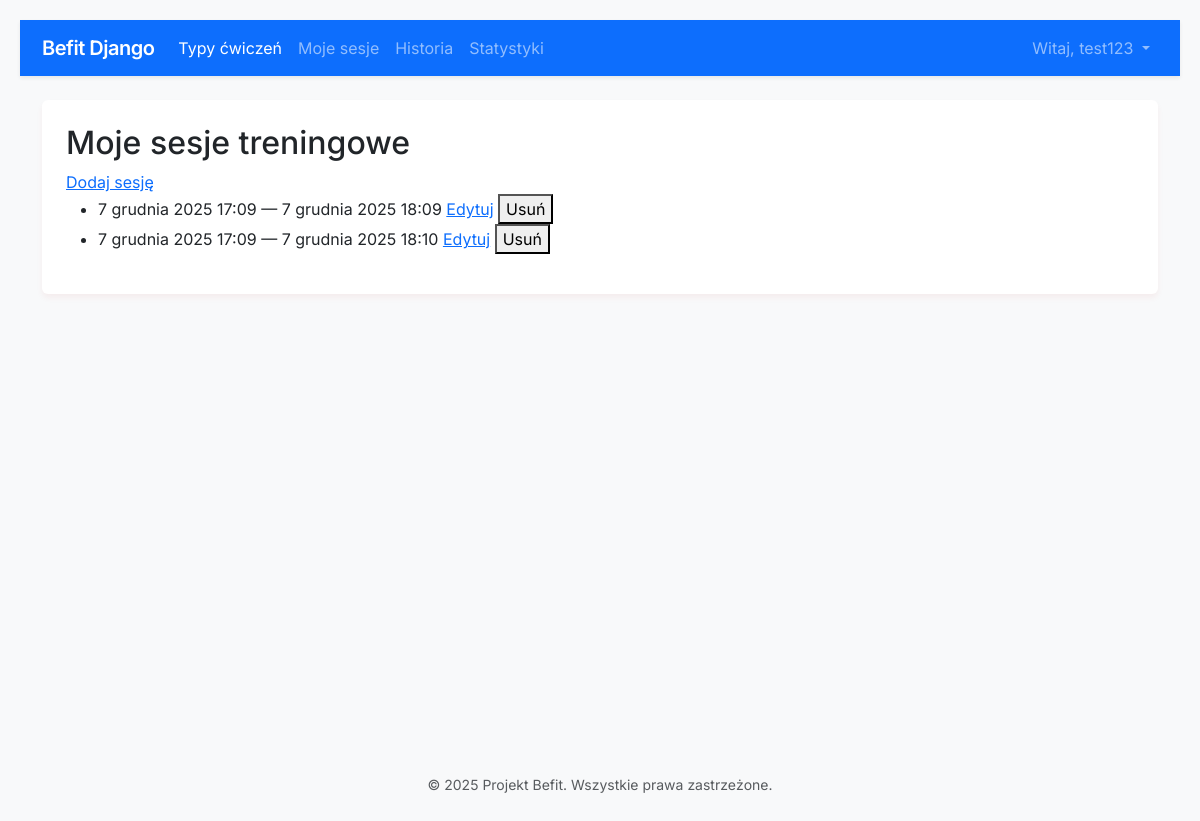
The app's page /sessions/ (signed in) with its own data.
### workout/models.py (models this page shows, shortened)
class TrainingSession(models.Model):
    user = models.ForeignKey(settings.AUTH_USER_MODEL, on_delete=models.CASCADE, related_name='sessions')
    start = models.DateTimeField('Data i czas rozpoczęcia')
    end = models.DateTimeField('Data i czas zakończenia')
    notes = models.TextField('Notatki', blank=True)

### workout/views.py (the view)
# urls.py: path('sessions/', views.TrainingSessionListView.as_view(), name='session-list'),
class TrainingSessionListView(LoginRequiredMixin, ListView):
    model = TrainingSession
    template_name = 'workout/session_list.html'
    context_object_name = 'sessions'
    def get_queryset(self):
        return TrainingSession.objects.filter(user=self.request.user).order_by('-start')

### templates/workout/session_list.html
{% extends 'base.html' %}
{% block content %}
<h2>Moje sesje treningowe</h2>
<a href="{% url 'session-add' %}">Dodaj sesję</a>
<ul>
  {% for s in sessions %}
    <li>{{ s.start }} — {{ s.end }} <a href="{% url 'session-edit' s.pk %}">Edytuj</a>
        <form method="post" action="{% url 'session-delete' s.pk %}" style="display:inline">{% csrf_token %}<button>Usuń</button></form>
    </li>
  {% empty %}<li>Brak sesji.</li>{% endfor %}
</ul>
{% endblock %}

### templates/base.html (shortened to what this page needs)
<!doctype html>
<html lang="pl">
<head>
  <link href="https://cdn.jsdelivr.net/npm/bootstrap@5.3.0/dist/css/bootstrap.min.css" rel="stylesheet">
  <link rel="stylesheet" href="/static/style.css">
</head>
<body>
  <nav class="navbar navbar-expand-lg navbar-dark bg-primary shadow-sm mb-4">
    <div class="container">
      <a class="navbar-brand" href="{% url 'exercise-types' %}">Befit Django</a>
      <div class="collapse navbar-collapse" id="navbarNav">
        <ul class="navbar-nav me-auto">
          <li class="nav-item">
            <a class="nav-link active" href="{% url 'exercise-types' %}">Typy ćwiczeń</a>
          </li>
          {% if user.is_authenticated %}
            <li class="nav-item"><a class="nav-link" href="{% url 'session-list' %}">Moje sesje</a></li>
            <li class="nav-item"><a class="nav-link" href="{% url 'performed-list' %}">Historia</a></li>
            <li class="nav-item"><a class="nav-link" href="{% url 'stats' %}">Statystyki</a></li>
          {% endif %}
        </ul>
        <ul class="navbar-nav">
          {% if user.is_authenticated %}
            <li class="nav-item dropdown">
              <a class="nav-link dropdown-toggle" href="#" role="button" data-bs-toggle="dropdown">
                Witaj, {{ user.username }}
              </a>
            </li>
          {% else %}
            <li class="nav-item">
              <a class="btn btn-light text-primary fw-bold" href="{% url 'login' %}">Zaloguj się</a>
            </li>
          {% endif %}
        </ul>
      </div>
    </div>
  </nav>
  <main class="container">
    <div class="bg-white p-4 rounded card-custom">
      {% block content %}{% endblock %}
    </div>
  </main>
  <footer class="text-center py-4 text-muted mt-5">
    <small>&copy; 2025 Projekt Befit. Wszystkie prawa zastrzeżone.</small>
  </footer>
</body>
</html>

### static/style.css (style rules this page uses)
body { font-family:Arial,Helvetica,sans-serif;margin:20px; }
nav { margin-bottom:10px; }

### templates/base.html (style rules this page uses)
body { font-family: 'Inter', sans-serif; background-color: #f8f9fa; min-height: 100vh; display: flex; flex-direction: column; }
main { flex: 1; }
.navbar-brand { font-weight: 600; letter-spacing: -0.5px; }
.card-custom { box-shadow: 0 4px 6px rgba(197, 19, 19, 0.05); border: none; }

### records on screen
TrainingSession: start "7 grudnia 2025 17:09", end "7 grudnia 2025 18:09"
TrainingSession: start "7 grudnia 2025 17:09", end "7 grudnia 2025 18:10"

### other values on screen
{{ user.username }} "test123"
